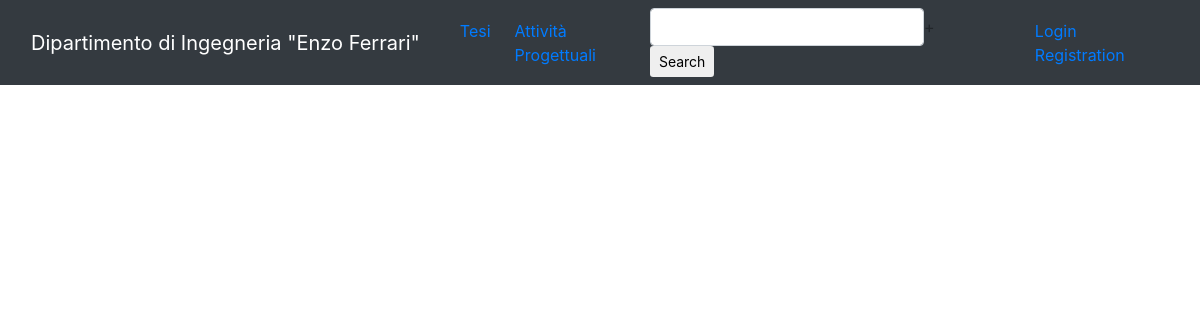
/attivita/, run on an earlier commit of the app's database.
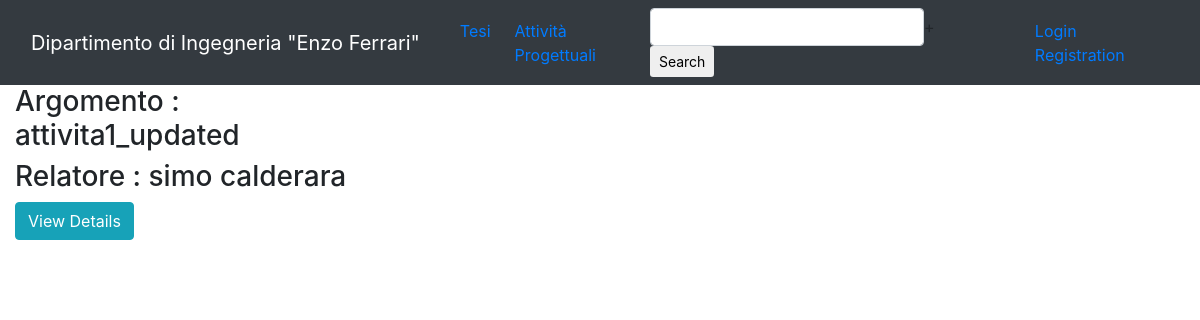
And on a later commit of the database.
### home/models.py (models this page shows, shortened)
class Attivita_progettuale(models.Model):
    author = models.ForeignKey(User, on_delete=models.CASCADE, null=True)
    tutor = models.ForeignKey(Docente, on_delete=models.CASCADE)
    argomento = models.CharField(max_length=500)
    data_inizio = models.DateTimeField()
    data_fine = models.DateTimeField()
    tag = models.IntegerField()

### users/models.py (models this page shows)
class Docente(models.Model):
    nome = models.CharField(max_length=500)
    cognome = models.CharField(max_length=500)
    matricola = models.CharField(max_length=10)
    mail = models.CharField(max_length=1000)
    user = models.OneToOneField(User, on_delete=models.CASCADE, null=True)
    def __str__(self):
        return self.nome + ' ' + self.cognome

### home/views.py (the view)
# urls.py: path('attivita/', views.show_attivita, name='attivita'),
def show_attivita(request):
    all_att = Attivita_progettuale.objects.all()
    context = {
        'all_att': all_att,
    }
    return render(request, 'home/attivita_index.html', context)

### home/templates/home/attivita_index.html
{% extends 'home/base.html' %}
{% block body %}
<div class="container-fluid" id="tourpackages-carousel">
    <div class="row">
        {% for att in all_att %}
        <div class="col-sm-4">
            <div class="caption">
                <h3>Argomento : {{ att.argomento }}</h3>
                {% if att.tutor %}
                <h3>Relatore : {{ att.tutor }}</h3>
                <a href="{% url 'attivita-detail' att.id %}" class="btn btn-info btn-xs" role="button"> View
                    Details</a>
                {% endif %}
            </div>
        </div>
        {% endfor %}
    </div>
</div>
{% endblock %}

What changed in the data, as far as the page shows it:
added Attivita_progettuale: argomento "attivita1_updated", tutor "simo calderara"
